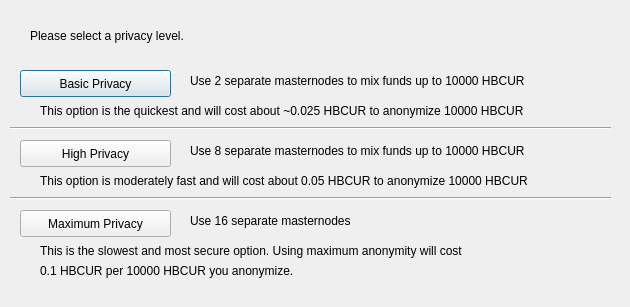
<?xml version="1.0" encoding="UTF-8"?>
<ui version="4.0">
 <class>ObfuscationConfig</class>
 <widget class="QDialog" name="ObfuscationConfig">
  <property name="geometry">
   <rect>
    <x>0</x>
    <y>0</y>
    <width>630</width>
    <height>307</height>
   </rect>
  </property>
  <property name="windowTitle">
   <string>Configure Obfuscation</string>
  </property>
  <widget class="QPushButton" name="buttonBasic">
   <property name="geometry">
    <rect>
     <x>20</x>
     <y>70</y>
     <width>151</width>
     <height>27</height>
    </rect>
   </property>
   <property name="text">
    <string>Basic Privacy</string>
   </property>
  </widget>
  <widget class="QPushButton" name="buttonHigh">
   <property name="geometry">
    <rect>
     <x>20</x>
     <y>140</y>
     <width>151</width>
     <height>27</height>
    </rect>
   </property>
   <property name="text">
    <string>High Privacy</string>
   </property>
  </widget>
  <widget class="QPushButton" name="buttonMax">
   <property name="geometry">
    <rect>
     <x>20</x>
     <y>210</y>
     <width>151</width>
     <height>27</height>
    </rect>
   </property>
   <property name="text">
    <string>Maximum Privacy</string>
   </property>
  </widget>
  <widget class="QLabel" name="label">
   <property name="geometry">
    <rect>
     <x>30</x>
     <y>20</y>
     <width>571</width>
     <height>31</height>
    </rect>
   </property>
   <property name="text">
    <string>Please select a privacy level.</string>
   </property>
  </widget>
  <widget class="QLabel" name="label_2">
   <property name="geometry">
    <rect>
     <x>190</x>
     <y>70</y>
     <width>421</width>
     <height>21</height>
    </rect>
   </property>
   <property name="text">
    <string>Use 2 separate masternodes to mix funds up to 10000 HBCUR</string>
   </property>
  </widget>
  <widget class="QLabel" name="label_3">
   <property name="geometry">
    <rect>
     <x>190</x>
     <y>140</y>
     <width>411</width>
     <height>21</height>
    </rect>
   </property>
   <property name="text">
    <string>Use 8 separate masternodes to mix funds up to 10000 HBCUR</string>
   </property>
  </widget>
  <widget class="QLabel" name="label_4">
   <property name="geometry">
    <rect>
     <x>190</x>
     <y>210</y>
     <width>421</width>
     <height>21</height>
    </rect>
   </property>
   <property name="text">
    <string>Use 16 separate masternodes</string>
   </property>
  </widget>
  <widget class="QLabel" name="label_6">
   <property name="geometry">
    <rect>
     <x>40</x>
     <y>100</y>
     <width>561</width>
     <height>21</height>
    </rect>
   </property>
   <property name="text">
    <string>This option is the quickest and will cost about ~0.025 HBCUR to anonymize 10000 HBCUR</string>
   </property>
  </widget>
  <widget class="QLabel" name="label_7">
   <property name="geometry">
    <rect>
     <x>40</x>
     <y>170</y>
     <width>561</width>
     <height>21</height>
    </rect>
   </property>
   <property name="text">
    <string>This option is moderately fast and will cost about 0.05 HBCUR to anonymize 10000 HBCUR</string>
   </property>
  </widget>
  <widget class="QLabel" name="label_8">
   <property name="geometry">
    <rect>
     <x>40</x>
     <y>240</y>
     <width>561</width>
     <height>21</height>
    </rect>
   </property>
   <property name="text">
    <string>This is the slowest and most secure option. Using maximum anonymity will cost</string>
   </property>
  </widget>
  <widget class="QLabel" name="label_9">
   <property name="geometry">
    <rect>
     <x>40</x>
     <y>260</y>
     <width>561</width>
     <height>21</height>
    </rect>
   </property>
   <property name="text">
    <string>0.1 HBCUR per 10000 HBCUR you anonymize.</string>
   </property>
  </widget>
  <widget class="Line" name="line">
   <property name="geometry">
    <rect>
     <x>10</x>
     <y>120</y>
     <width>601</width>
     <height>16</height>
    </rect>
   </property>
   <property name="orientation">
    <enum>Qt::Horizontal</enum>
   </property>
  </widget>
  <widget class="Line" name="line_2">
   <property name="geometry">
    <rect>
     <x>10</x>
     <y>190</y>
     <width>601</width>
     <height>16</height>
    </rect>
   </property>
   <property name="orientation">
    <enum>Qt::Horizontal</enum>
   </property>
  </widget>
 </widget>
 <resources/>
 <connections/>
</ui>
